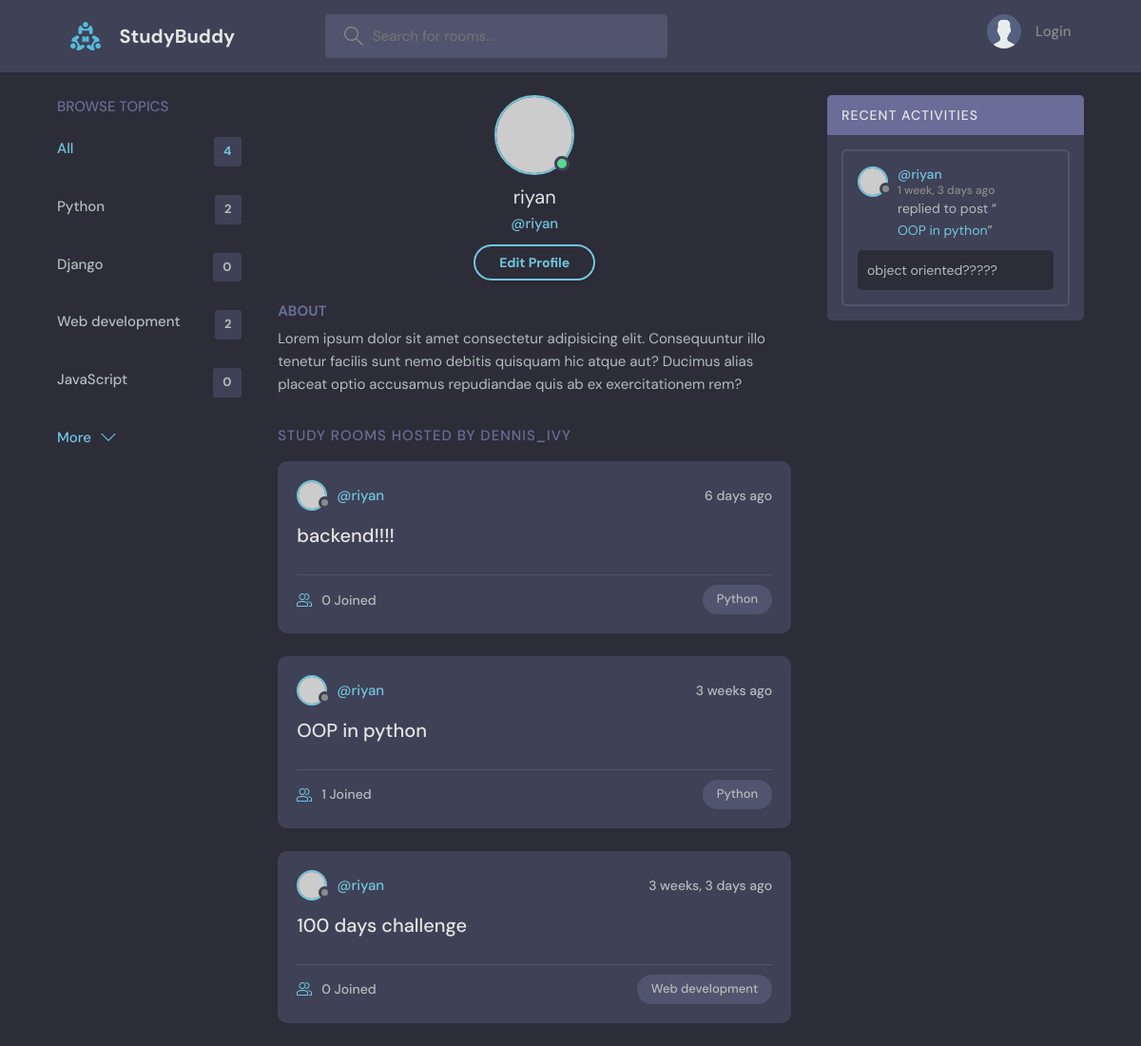
The page /profile/1 on the database as committed earlier.
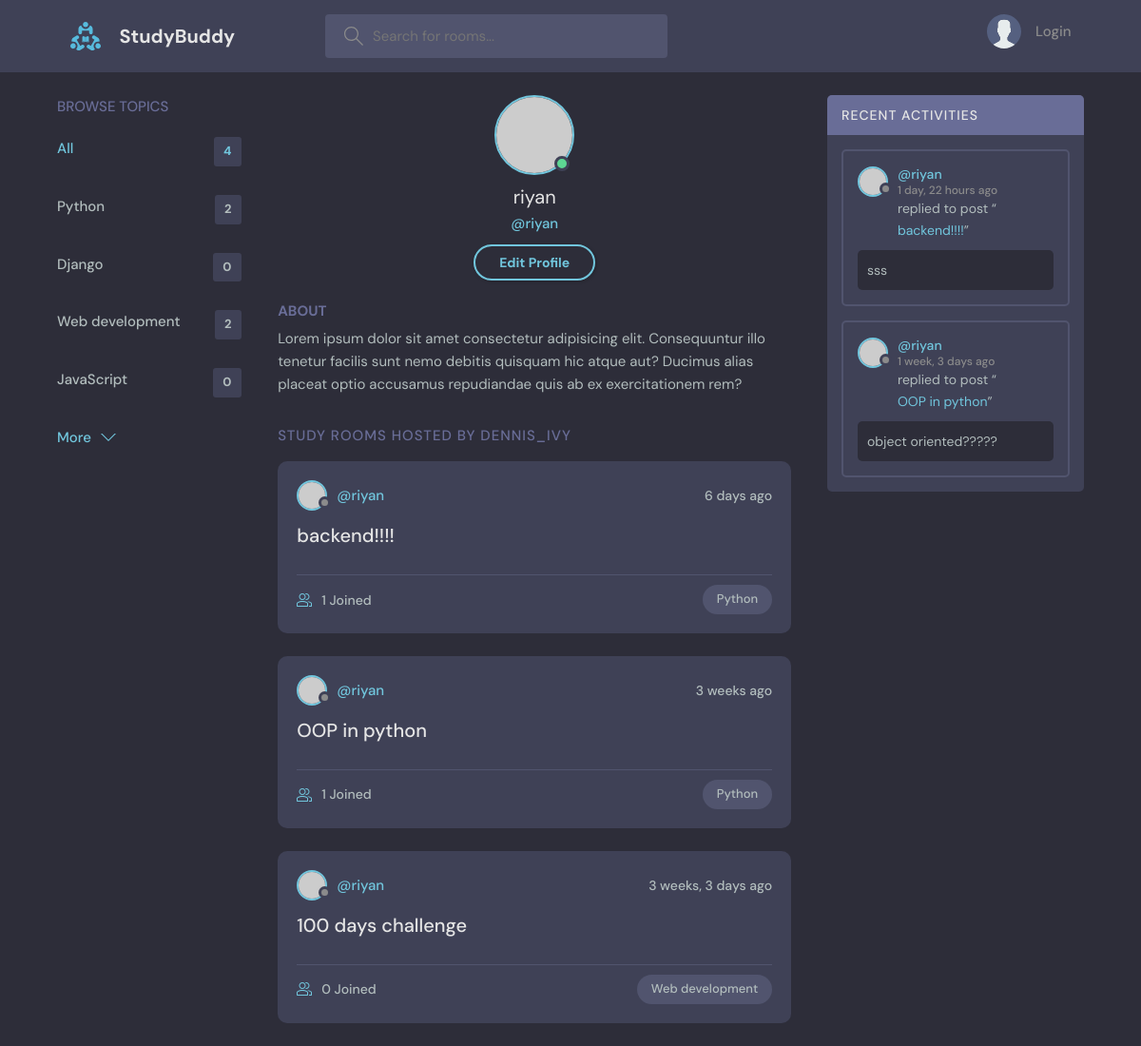
The same page on the database as committed later.
### base/models.py (models this page shows, shortened)
class Topic(models.Model):
    name = models.CharField(max_length=200)

class Room(models.Model):
    host = models.ForeignKey(User, on_delete=models.SET_NULL, null=True)
    topic = models.ForeignKey(Topic, on_delete=models.SET_NULL, null=True)
    name = models.CharField(max_length=200)
    description = models.TextField(null=True, blank=True)
    participants = models.ManyToManyField(
        User, related_name="participants", blank=True)
    updated = models.DateTimeField(auto_now=True)
    created = models.DateTimeField(auto_now_add=True)
    class Meta:
        ordering = ['-updated', '-created']
    def __str__(self):
        return self.name

class Message(models.Model):
    user = models.ForeignKey(User, on_delete=models.CASCADE)
    room = models.ForeignKey(Room, on_delete=models.CASCADE)
    body = models.TextField()
    updated = models.DateTimeField(auto_now=True)
    created = models.DateTimeField(auto_now_add=True)
    class Meta:
        ordering = ['-updated', '-created']

### base/views.py (the view)
# urls.py: path("profile/<str:pk>", views.userProfile, name="user-profile"),
def userProfile(request, pk):
    user = User.objects.get(id=pk)
    room_messages = user.message_set.all()
    topics = Topic.objects.all()
    rooms = user.room_set.all()
    context = {"user": user, "rooms": rooms,
               "room_messages": room_messages, "topics": topics}
    return render(request, "base/profile.html", context)

### base/templates/base/profile.html
{% extends 'main.html' %} {% block content %}
<main class="profile-page layout layout--3">
  <div class="container">
    {% include 'base/topics_component.html' %}
    <div class="roomList">
      <div class="profile">
        <div class="profile__avatar">
          <div class="avatar avatar--large active">
            <img src="https://randomuser.me/api/portraits/men/11.jpg" />
          </div>
        </div>
        <div class="profile__info">
          <h3>{{ user.username }}</h3>
          <p>@{{ user.username }}</p>
          <a href="edit-user.html" class="btn btn--main btn--pill"
            >Edit Profile</a
          >
        </div>
        <div class="profile__about">
          <h3>About</h3>
          <p>
            Lorem ipsum dolor sit amet consectetur adipisicing elit.
            Consequuntur illo tenetur facilis sunt nemo debitis quisquam hic
            atque aut? Ducimus alias placeat optio accusamus repudiandae quis ab
            ex exercitationem rem?
          </p>
        </div>
      </div>
      <div class="roomList__header">
        <div>
          <h2>Study Rooms Hosted by dennis_ivy</h2>
        </div>
      </div>
      {% include 'base/feed_component.html' %}
    </div>
    {% include 'base/activity_component.html' %}
  </div>
</main>
{% endblock content %}

### base/templates/base/topics_component.html
<div class="topics">
  <div class="topics__header">
    <h2>Browse Topics</h2>
  </div>
  <ul class="topics__list">
    <li>
      <a href="{% url 'home' %}" class="active"
        >All <span>{{ topics.count }}</span></a
      >
    </li>
    {% for topic in topics %}
    <li>
      <a href="{% url 'home' %}?q={{ topic.name }}"
        >{{ topic.name }} <span>{{ topic.room_set.all.count }}</span></a
      >
    </li>
    {% endfor %}
  </ul>
  <a class="btn btn--link" href="topics.html">
    More
    <svg
      version="1.1"
      xmlns="http://www.w3.org/2000/svg"
      width="32"
      height="32"
      viewBox="0 0 32 32"
    >
      <title>chevron-down</title>
      <path d="M16 21l-13-13h-3l16 16 16-16h-3l-13 13z"></path>
    </svg>
  </a>
</div>

### base/templates/base/feed_component.html (shortened to what this page needs)
{% for room in rooms %}
<div class="roomListRoom">
  <div class="roomListRoom__header">
    <a
      href="{% url 'user-profile' room.host.id %}"
      class="roomListRoom__author"
    >
      <div class="avatar avatar--small">
        <img src="https://randomuser.me/api/portraits/women/11.jpg" />
      </div>
      <span>@{{ room.host.username }}</span>
    </a>
    <div class="roomListRoom__actions">
      <span>{{ room.created | timesince }} ago</span>
    </div>
  </div>
  <div class="roomListRoom__content">
    <a href="{% url 'room' room.id %}">{{ room.name }}</a>
  </div>
  <div class="roomListRoom__meta">
    <a href="{% url 'room' room.id %}" class="roomListRoom__joined">
      {{ room.participants.all.count }} Joined
    </a>
    <p class="roomListRoom__topic">{{ room.topic.name }}</p>
  </div>
</div>
{% endfor %}

### base/templates/base/activity_component.html (shortened to what this page needs)
<div class="activities">
  <div class="activities__header">
    <h2>Recent Activities</h2>
  </div>
  {% for message in room_messages %}
  <div class="activities__box">
    <div class="activities__boxHeader roomListRoom__header">
      <a
        href="{% url 'user-profile' message.user.id %}"
        class="roomListRoom__author"
      >
        <div class="avatar avatar--small">
          <img src="https://randomuser.me/api/portraits/women/11.jpg" />
        </div>
        <p>
          @{{ message.user }}
          <span>{{ message.created | timesince }} ago</span>
        </p>
      </a>
    </div>
    <div class="activities__boxContent">
      <p>
        replied to post “<a href="{% url 'room' message.room.id %}"
          >{{ message.room }}</a
        >”
      </p>
      <div class="activities__boxRoomContent">{{ message.body }}</div>
    </div>
  </div>
  {% endfor %}
</div>

Rows that differ between the two databases and show on the page:
computed for Room "backend!!!!": participants.all.count "0" → "1"
added Message: user "riyan", created "1 day, 22 hours", room "backend!!!!", body "sss"
